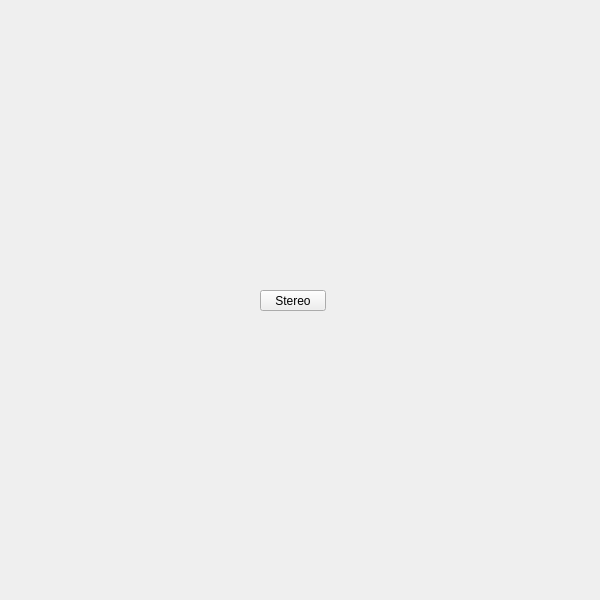
<?xml version="1.0" encoding="UTF-8"?>
<ui version="4.0">
 <class>QtUi</class>
 <widget class="QMainWindow" name="QtUi">
  <property name="enabled">
   <bool>true</bool>
  </property>
  <property name="geometry">
   <rect>
    <x>0</x>
    <y>0</y>
    <width>600</width>
    <height>600</height>
   </rect>
  </property>
  <property name="sizePolicy">
   <sizepolicy hsizetype="Ignored" vsizetype="Ignored">
    <horstretch>0</horstretch>
    <verstretch>0</verstretch>
   </sizepolicy>
  </property>
  <property name="minimumSize">
   <size>
    <width>0</width>
    <height>0</height>
   </size>
  </property>
  <property name="maximumSize">
   <size>
    <width>600</width>
    <height>600</height>
   </size>
  </property>
  <property name="toolButtonStyle">
   <enum>Qt::ToolButtonIconOnly</enum>
  </property>
  <property name="tabShape">
   <enum>QTabWidget::Triangular</enum>
  </property>
  <property name="dockNestingEnabled">
   <bool>true</bool>
  </property>
  <property name="dockOptions">
   <set>QMainWindow::AllowNestedDocks|QMainWindow::AllowTabbedDocks|QMainWindow::AnimatedDocks|QMainWindow::ForceTabbedDocks</set>
  </property>
  <widget class="QWidget" name="widget">
   <property name="sizePolicy">
    <sizepolicy hsizetype="Ignored" vsizetype="Ignored">
     <horstretch>0</horstretch>
     <verstretch>0</verstretch>
    </sizepolicy>
   </property>
   <widget class="QPushButton" name="i041">
    <property name="geometry">
     <rect>
      <x>260</x>
      <y>290</y>
      <width>66</width>
      <height>21</height>
     </rect>
    </property>
    <property name="minimumSize">
     <size>
      <width>0</width>
      <height>21</height>
     </size>
    </property>
    <property name="maximumSize">
     <size>
      <width>66</width>
      <height>21</height>
     </size>
    </property>
    <property name="accessibleName">
     <string>stereo</string>
    </property>
    <property name="text">
     <string>Stereo</string>
    </property>
   </widget>
  </widget>
 </widget>
 <resources/>
 <connections/>
 <designerdata>
  <property name="gridDeltaX">
   <number>5</number>
  </property>
  <property name="gridDeltaY">
   <number>10</number>
  </property>
  <property name="gridSnapX">
   <bool>true</bool>
  </property>
  <property name="gridSnapY">
   <bool>true</bool>
  </property>
  <property name="gridVisible">
   <bool>true</bool>
  </property>
 </designerdata>
</ui>
